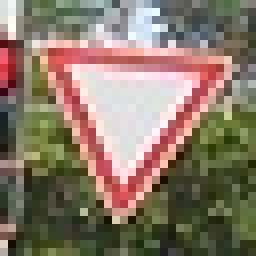
#> input picture test_images/test1.jpg, 32 x 32 px (shown 8 times larger)
$ python -i preprocess.py   (imports and definitions only)
#> lines starting #> are read from the running program, lines starting #| are printed output that depends on the picture
import numpy as np
import cv2


def normalize(channel, min, max):
    return (channel - min) / (max - min)


def preprocess_image(image):
    image = cv2.cvtColor(image, cv2.COLOR_RGB2YUV)
#> image: shape (32, 32, 3); mean of channels 0, 1, 2 123.2, 118.7, 139.4
    Y = image[:, :, 0]
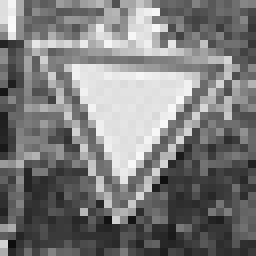
#> Y: shape (32, 32) (shown 8 times larger); min 13, max 252, mean 123.2
    Y = normalize(Y, np.min(Y), np.max(Y))
    U = normalize(image[:, :, 1], 0, 255)
#> call 2 of normalize, with min = 0, max = 255
#> in normalize (call 2), `return (channel - min) / (max - min)`:
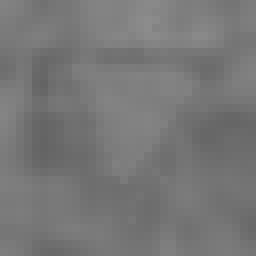
#> returned value: shape (32, 32) float64 (shown 8 times larger); min 0.392, max 0.549, mean 0.466
    V = normalize(image[:, :, 2], 0, 255)
#> call 3 of normalize, with min = 0, max = 255
#> in normalize (call 3), `return (channel - min) / (max - min)`:
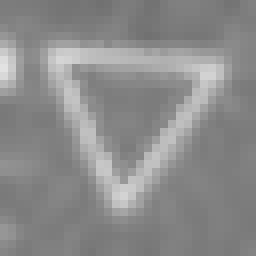
#> returned value: shape (32, 32) float64 (shown 8 times larger); min 0.443, max 0.886, mean 0.547
    image = np.stack((Y, U, V), axis=2)
#> image: shape (32, 32, 3) float64; mean of channels 0, 1, 2 0.461, 0.466, 0.547
    return image


def preprocess(X_train, y_train):
    X = []
    for image in X_train:
        image = preprocess_image(image)
        X.append(image)
    return X, y_train

>>> import cv2
>>> picture = cv2.cvtColor(cv2.imread('../test_images/test1.jpg'), cv2.COLOR_BGR2RGB)
>>> result = preprocess_image(picture)
